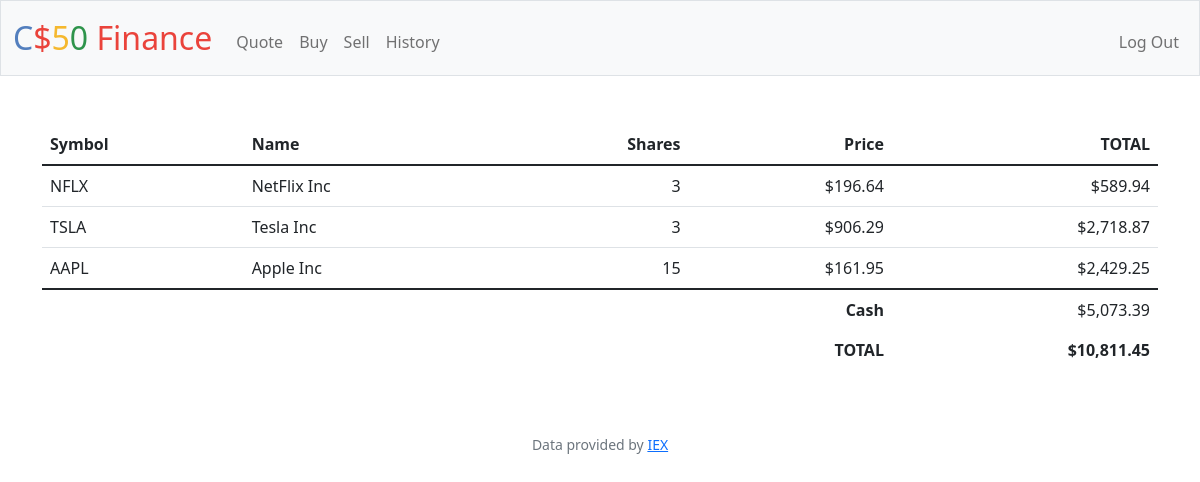
The page / (signed in) on the database its author committed.
### tables this page shows
CREATE TABLE stocks (id INTEGER FOREIGN_KEY NOT NULL, name TEXT NOT NULL, symbol TEXT NOT NULL, price NUMERIC NOT NULL, shares NUMERIC NOT NULL, total NUMERIC NOT NULL);

CREATE TABLE users (id INTEGER PRIMARY KEY AUTOINCREMENT NOT NULL, username TEXT NOT NULL, hash TEXT NOT NULL, cash NUMERIC NOT NULL DEFAULT 10000.00);

### app.py (the view)
@app.route("/")
@login_required
def index():
    user = session["user_id"]
    user_data = db.execute("SELECT * FROM users JOIN stocks ON users.id=stocks.id WHERE users.id=?", user)
    if not user_data:
        user_data = db.execute("SELECT * FROM users WHERE id=?", user)
        user_data[0]["cash"] = usd(user_data[0]["cash"])
        return render_template("index.html", user_data=user_data)
    account_total = user_data[0]["cash"]
    for row in user_data:
        account_total+=row["total"]
        row["cash"] = usd(row["cash"])
        row["price"] = usd(row["price"])
        row["total"] = usd(row["total"])
    account_total = usd(account_total)
    return render_template("index.html", user_data=user_data, account_total=account_total)

### app.py (called while the page is built)
@app.after_request
def after_request(response):
    response.headers["Cache-Control"] = "no-cache, no-store, must-revalidate"
    response.headers["Expires"] = 0
    response.headers["Pragma"] = "no-cache"
    return response

### helpers.py (called while the page is built)
def login_required(f):
    @wraps(f)
    def decorated_function(*args, **kwargs):
        if session.get("user_id") is None:
            return redirect("/login")
        return f(*args, **kwargs)
    return decorated_function

def usd(value):
    return f"${value:,.2f}"

### templates/index.html (shortened to what this page needs)
{% extends "layout.html" %}
{% block main %}
    <table class="table table-stripped">
        <thead>
            <tr>
                <th class="text-start">Symbol</th>
                <th class="text-start">Name</th>
                <th class="text-end">Shares</th>
                <th class="text-end">Price</th>
                <th class="text-end">TOTAL</th>
            </tr>
        </thead>
        <tbody>
            {% for row in user_data %}
            <tr>
                <td class="text-start">{{ row["symbol"] }}</td>
                <td class="text-start">{{ row["name"] }}</td>
                <td class="text-end">{{ row["shares"] }}</td>
                <td class="text-end">{{ row["price"] }}</td>
                <td class="text-end">{{ row["total"] }}</td>
            </tr>
            {% endfor %}
        </tbody>
        <tfoot>
            <tr>
                <td class="border-0 fw-bold text-end" colspan="4">Cash</td>
                <td class="border-0 text-end">{{ user_data[0]["cash"] }}</td>
            </tr>
            <tr>
                <td class="border-0 fw-bold text-end" colspan="4">TOTAL</td>
                <td class="border-0 fw-bold text-end">{{ account_total }}</td>
            </tr>
        </tfoot>
    </table>
{% endblock %}

### templates/layout.html (shortened to what this page needs)
<!DOCTYPE html>
<html lang="en">
    <head>
        <link href="https://cdn.jsdelivr.net/npm/bootstrap@5.1.3/dist/css/bootstrap.min.css" rel="stylesheet">
        <link href="/static/styles.css" rel="stylesheet">
    </head>
    <body>
        <nav class="bg-light border navbar navbar-expand-md navbar-light">
            <div class="container-fluid">
                <a class="navbar-brand" href="/"><span class="blue">C</span><span class="red">$</span><span class="yellow">5</span><span class="green">0</span> <span class="red">Finance</span></a>
                <div class="collapse navbar-collapse" id="navbar">
                    {% if session["user_id"] %}
                        <ul class="navbar-nav me-auto mt-2">
                            <li class="nav-item"><a class="nav-link" href="/quote">Quote</a></li>
                            <li class="nav-item"><a class="nav-link" href="/buy">Buy</a></li>
                            <li class="nav-item"><a class="nav-link" href="/sell">Sell</a></li>
                            <li class="nav-item"><a class="nav-link" href="/history">History</a></li>
                        </ul>
                        <ul class="navbar-nav ms-auto mt-2">
                            <li class="nav-item"><a class="nav-link" href="/logout">Log Out</a></li>
                        </ul>
                    {% else %}
                        <ul class="navbar-nav ms-auto mt-2">
                            <li class="nav-item"><a class="nav-link" href="/register">Register</a></li>
                            <li class="nav-item"><a class="nav-link" href="/login">Log In</a></li>
                        </ul>
                    {% endif %}
                </div>
            </div>
        </nav>
        <main class="container py-5 text-center">
            {% block main %}{% endblock %}
        </main>
        <footer class="mb-5 small text-center text-muted">
            Data provided by <a href="https://iexcloud.io/">IEX</a>
        </footer>
    </body>
</html>

### static/styles.css (style rules this page uses)
nav .navbar-brand { font-size: xx-large; }
nav .navbar-brand .blue { color: #537fbe; }
nav .navbar-brand .red { color: #ea433b; }
nav .navbar-brand .yellow { color: #f5b82e; }
nav .navbar-brand .green { color: #2e944b; }

### rows shown on the page
stocks: symbol "NFLX", name "NetFlix Inc", shares "3", price "$196.64", total "$589.94"
stocks: symbol "TSLA", name "Tesla Inc", shares "3", price "$906.29", total "$2,718.87"
stocks: symbol "AAPL", name "Apple Inc", shares "15", price "$161.95", total "$2,429.25"
users: cash "$5,073.39"

### other values the page prints
{{ account_total }} "$10,811.45"
